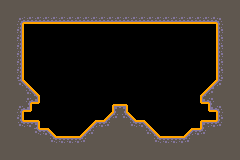

This game map was drawn from its Tiled (.tmx) file and the tilesets committed beside it. A one-line description and the full map source follow:
An orthogonal 30x20 tile map with 8x8 px tiles, 1 tile layer (Tile Layer 1) and 25 objects.

<map version="1.10" tiledversion="1.11.2" orientation="orthogonal" renderorder="right-down" width="30" height="20" tilewidth="8" tileheight="8" infinite="0" nextlayerid="8" nextobjectid="144">
 <tileset firstgid="1" source="../tilesheets/sample-sheet.tsx" />
 <layer id="1" name="Tile Layer 1" width="30" height="20" locked="1">
  <data encoding="csv">
3,3,3,3,3,3,3,3,3,3,3,3,3,3,3,3,3,3,3,3,3,3,3,3,3,3,3,3,3,3,
3,3,3,3,3,3,3,3,3,3,3,3,3,3,3,3,3,3,3,3,3,3,3,3,3,3,3,3,3,3,
3,3,4,5,5,5,5,5,5,5,5,5,5,5,5,5,5,5,5,5,5,5,5,5,5,5,5,6,3,3,
3,3,19,0,0,0,0,0,0,0,0,0,0,0,0,0,0,0,0,0,0,0,0,0,0,0,0,21,3,3,
3,3,19,0,0,0,0,0,0,0,0,0,0,0,0,0,0,0,0,0,0,0,0,0,0,0,0,21,3,3,
3,3,19,0,0,0,0,0,0,0,0,0,0,0,0,0,0,0,0,0,0,0,0,0,0,0,0,21,3,3,
3,3,19,0,0,0,0,0,0,0,0,0,0,0,0,0,0,0,0,0,0,0,0,0,0,0,0,21,3,3,
3,3,19,0,0,0,0,0,0,0,0,0,0,0,0,0,0,0,0,0,0,0,0,0,0,0,0,21,3,3,
3,3,19,0,0,0,0,0,0,0,0,0,0,0,0,0,0,0,0,0,0,0,0,0,0,0,0,21,3,3,
3,3,19,0,0,0,0,0,0,0,0,0,0,0,0,0,0,0,0,0,0,0,0,0,0,0,0,21,3,3,
3,3,23,8,0,0,0,0,0,0,0,0,0,0,0,0,0,0,0,0,0,0,0,0,0,0,7,22,3,3,
3,3,3,34,8,0,0,0,0,0,0,0,0,0,0,0,0,0,0,0,0,0,0,0,0,7,22,3,3,3,
3,3,3,4,80,0,0,0,0,0,0,0,0,0,0,0,0,0,0,0,0,0,0,0,0,79,6,3,3,3,
3,3,4,80,0,0,0,0,0,0,0,0,0,0,64,65,0,0,0,0,0,0,0,0,0,0,79,6,3,3,
3,3,19,0,0,0,0,0,0,0,0,0,0,7,36,34,8,0,0,0,0,0,0,0,0,0,0,21,3,3,
3,3,34,35,65,0,0,0,0,0,0,7,35,36,3,3,34,35,8,0,0,0,0,0,0,64,35,36,3,3,
3,3,3,3,23,35,8,0,0,0,7,36,3,3,3,3,3,3,34,8,0,0,0,7,35,36,3,3,3,3,
3,3,3,3,3,3,34,35,35,35,36,3,3,3,3,3,3,3,3,34,35,35,35,36,3,3,3,3,3,3,
3,3,3,3,3,3,3,3,3,3,3,3,3,3,3,3,3,3,3,3,3,3,3,3,3,3,3,3,3,3,
3,3,3,3,3,3,3,3,3,3,3,3,3,3,3,3,3,3,3,3,3,3,3,3,3,3,3,3,3,3
</data>
 </layer>
 <objectgroup id="4" name="Solid" locked="1">
  <object id="89" x="0" y="136" width="240" height="24" />
  <object id="91" x="200" y="120" width="16" height="16" />
  <object id="94" x="24" y="120" width="16" height="16" />
  <object id="95" x="96" y="120" width="48" height="16" />
  <object id="114" x="32" y="96" width="8" height="8" />
  <object id="115" x="0" y="96" width="32" height="16" />
  <object id="116" x="0" y="0" width="24" height="96" />
  <object id="117" x="200" y="96" width="8" height="8" />
  <object id="118" x="208" y="96" width="32" height="16" />
  <object id="119" x="216" y="0" width="24" height="96" />
  <object id="120" x="24" y="0" width="192" height="24" />
  <object id="121" x="112" y="104" width="16" height="16" />
  <object id="122" x="216" y="112" width="24" height="24" />
  <object id="123" x="0" y="112" width="24" height="24" />
  <object id="124" x="40" y="128" width="8" height="8" />
  <object id="125" x="192" y="128" width="8" height="8" />
  <object id="136" x="24" y="80">
   <polygon points="0,0 16,16 0,16" />
  </object>
  <object id="137" x="80" y="136">
   <polygon points="0,0 16,-16 16,0" />
  </object>
  <object id="138" x="104" y="120">
   <polygon points="0,0 8,-8 8,0" />
  </object>
  <object id="139" x="128" y="112">
   <polygon points="0,0 8,8 0,8" />
  </object>
  <object id="140" x="144" y="120">
   <polygon points="0,0 16,16 0,16" />
  </object>
  <object id="141" x="200" y="96">
   <polygon points="0,0 16,-16 16,0" />
  </object>
  <object id="142" x="48" y="128">
   <polygon points="0,0 8,8 0,8" />
  </object>
  <object id="143" x="184" y="136">
   <polygon points="0,0 8,-8 8,0" />
  </object>
 </objectgroup>
 <objectgroup id="3" name="Player">
  <object id="9" gid="106" x="120" y="80" width="8" height="8" />
 </objectgroup>
</map>
